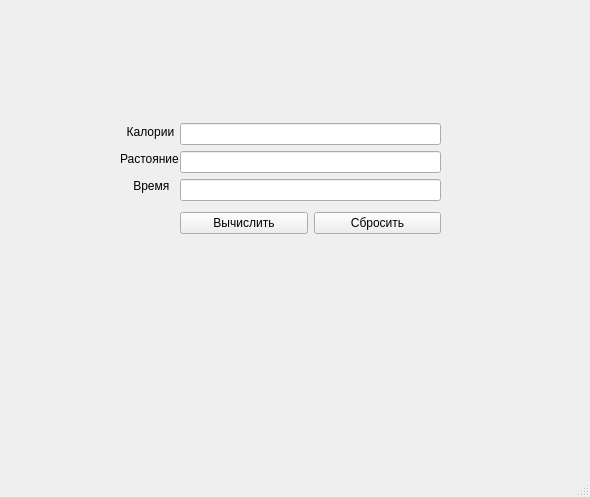
<?xml version="1.0" encoding="UTF-8"?>
<ui version="4.0">
 <class>MainWindow</class>
 <widget class="QMainWindow" name="MainWindow">
  <property name="geometry">
   <rect>
    <x>0</x>
    <y>0</y>
    <width>590</width>
    <height>497</height>
   </rect>
  </property>
  <property name="windowTitle">
   <string>MainWindow</string>
  </property>
  <widget class="QWidget" name="centralwidget">
   <widget class="QLabel" name="label">
    <property name="geometry">
     <rect>
      <x>120</x>
      <y>122</y>
      <width>61</width>
      <height>20</height>
     </rect>
    </property>
    <property name="text">
     <string>  Калории</string>
    </property>
   </widget>
   <widget class="QLabel" name="label_2">
    <property name="geometry">
     <rect>
      <x>120</x>
      <y>149</y>
      <width>61</width>
      <height>20</height>
     </rect>
    </property>
    <property name="text">
     <string>Растояние</string>
    </property>
   </widget>
   <widget class="QLabel" name="label_3">
    <property name="geometry">
     <rect>
      <x>120</x>
      <y>176</y>
      <width>61</width>
      <height>20</height>
     </rect>
    </property>
    <property name="text">
     <string>    Время</string>
    </property>
   </widget>
   <widget class="QWidget" name="">
    <property name="geometry">
     <rect>
      <x>180</x>
      <y>118</y>
      <width>261</width>
      <height>121</height>
     </rect>
    </property>
    <layout class="QVBoxLayout" name="verticalLayout_2">
     <item>
      <layout class="QVBoxLayout" name="verticalLayout">
       <item>
        <widget class="QLineEdit" name="lineEdit_3"/>
       </item>
       <item>
        <widget class="QLineEdit" name="lineEdit"/>
       </item>
       <item>
        <widget class="QLineEdit" name="lineEdit_2"/>
       </item>
      </layout>
     </item>
     <item>
      <layout class="QHBoxLayout" name="horizontalLayout">
       <item>
        <widget class="QPushButton" name="pushButton">
         <property name="text">
          <string>Вычислить</string>
         </property>
        </widget>
       </item>
       <item>
        <widget class="QPushButton" name="pushButton_2">
         <property name="text">
          <string>Сбросить</string>
         </property>
        </widget>
       </item>
      </layout>
     </item>
    </layout>
   </widget>
  </widget>
  <widget class="QMenuBar" name="menubar">
   <property name="geometry">
    <rect>
     <x>0</x>
     <y>0</y>
     <width>590</width>
     <height>21</height>
    </rect>
   </property>
  </widget>
  <widget class="QStatusBar" name="statusbar"/>
 </widget>
 <resources/>
 <connections/>
</ui>
